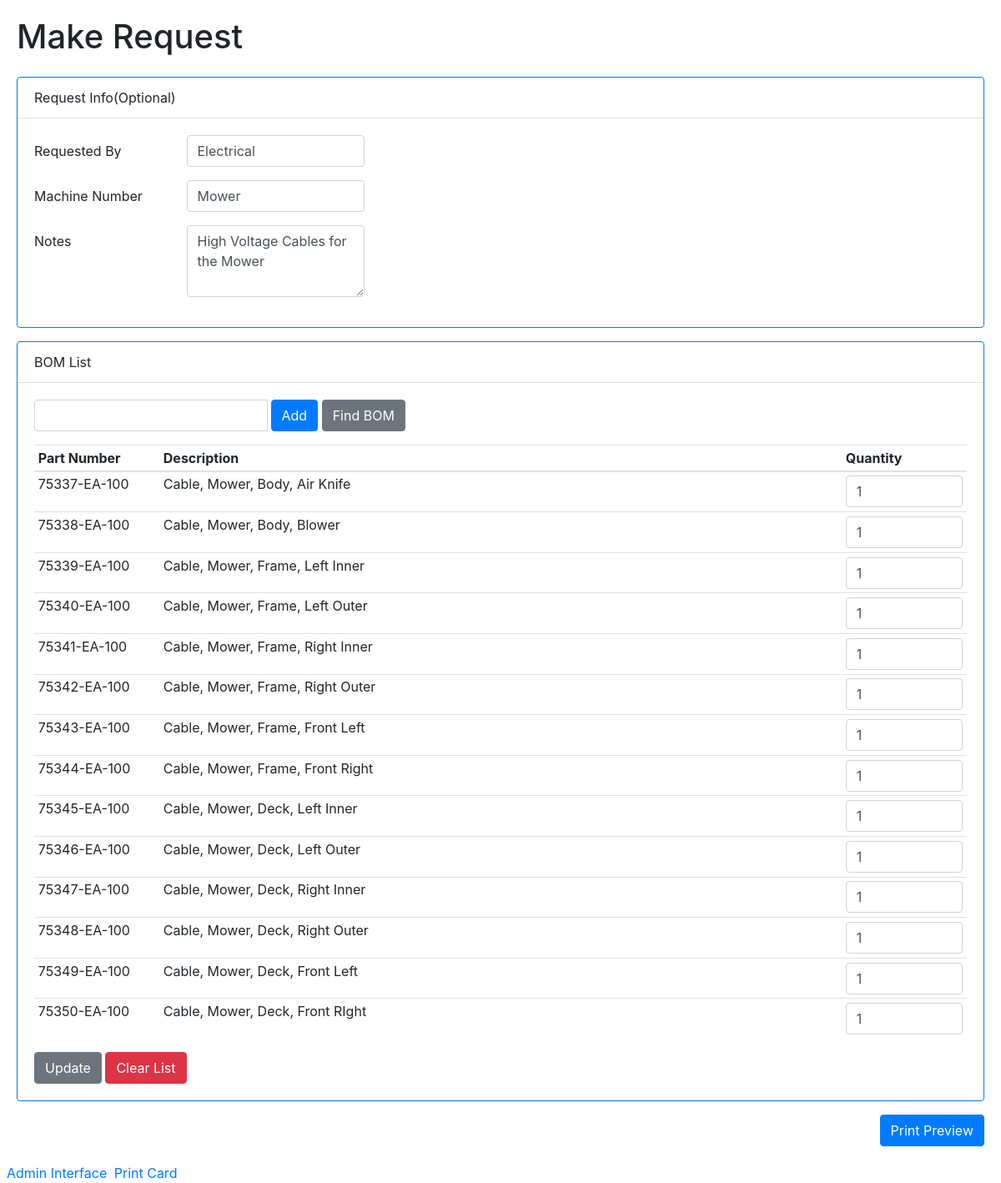
Screenshot of /editrequest/304 with the database file from the repository.
### kanbanbomsapp/models.py (models this page shows, shortened)
class Request(models.Model):
	requested_by = models.CharField(max_length=25, default="")
	machine_number = models.CharField(max_length=25, default="")
	notes = models.CharField(max_length=200, default="")

class RequestEntry(models.Model):
	request = models.ForeignKey(Request, on_delete=models.CASCADE)
	part = models.ForeignKey(BOM, on_delete=models.CASCADE)
	quantity = models.IntegerField(default=0)

class BOM(models.Model):
	partno = models.CharField(max_length=12)
	description = models.CharField(max_length=200)
	batch_quantity = models.IntegerField(default=0)

### kanbanbomsapp/views.py (the view)
# urls.py: path('editrequest/<int:request_id>', views.edit_request, name='edit_request'),
def edit_request(request, request_id, error="", partno=""):
    try:
        request_object = Request.objects.get(pk=request_id)
    except Request.DoesNotExist:
        raise Http404("Request does not exist")
    request_entry_objects = request_object.requestentry_set.order_by('part__partno').all()
    template = loader.get_template('kanbanbomsapp/edit_request.html')
    context = {
        'partno' : partno,
        'partno_validation_error' : error,
        'request' : request_object,
        'request_entries' : request_entry_objects
    }
    return HttpResponse(template.render(context, request))

### kanbanbomsapp/templates/kanbanbomsapp/edit_request.html (shortened to what this page needs)
{% extends 'kanbanbomsapp/base.html' %}
{% block content %}
<div class="wrapper">
<div class="content-wrapper ">
<div class="mb-4"><h1 >Make Request</h1></div>
<div class="card border-primary  mb-3" style="">
  <div class="card-header bg-transparent">Request Info(Optional)</div>
  <div class="card-body ">
<form id="update_info_form" action="" class="form mb-0" style="max-width: 700px" method="post">
  <div class="form-group row" >
    <label for="partno1" class=" col-sm-3 col-form-label">Requested By</label>
    <div class="col-sm-4">
      <input id="requestedby_tb" type="text" class="form-control" name="partno1" placeholder="Enter Your Name" value="{{ request.requested_by }}">
    </div>
  </div>
  <div class="form-group row" >
    <label for="partno1" class=" col-sm-3 col-form-label">Machine Number</label>
    <div class="col-sm-4">
      <input id="machine_tb" type="text" class="form-control" name="partno1" placeholder="#M10, #R12, #123, etc..." value="{{ request.machine_number }}">
    </div>
  </div>
  <div class="form-group row" >
    <label for="partno1" class=" col-sm-3 col-form-label">Notes</label>
    <div class="col-sm-4">
    	<textarea class="form-control" id="notes_tb" rows="3" value="{{ request.notes }}">{{ request.notes }}</textarea>
    </div>
  </div>
</form>
</div>
</div>
<div class="card border-primary mb-3" style="">
  <div class="card-header bg-transparent">BOM List</div>
  <div class="card-body ">
<form id="main_form" class="form" action="{% url 'edit_request_add' request.id %}" method="post">
	<div class="input-group">
		<input id="partno_field" autofocus="True" autocomplete="off" type="text" class=" basicAutoComplete form-control col-sm-3  {% if partno_validation_error %} is-invalid {% endif %}" name="partno" value="{{ partno }}">
		<span class="input-group-btn ml-1">
			<input class="btn btn-primary" type="submit" value="Add" >
			<input id="myBtn" class="btn btn-secondary" type="submit" value="Find BOM">
		</span>
	</div>
</form>
{% if request_entries %}
<table  class="table text-nowrap table-sm">
	<thead>
	<tr>
		<th>Part Number</th>
		<th>Description</th>
		<th>Quantity</th>
	</tr>
	</thead>
	<tbody>
    {% for request_entry in request_entries %}
    	<tr>
    	<td >{{ request_entry.part.partno }}</td>
    	<td class="text"><span >{{ request_entry.part.description }}</span></td>
    	<td ><input class="form-control " type="number" name="{{request_entry.part.partno}}" value="{{ request_entry.quantity }}" form="update_form"></td>
    	</tr>
    {% endfor %}
    </tbody>
</table>
<input type="submit" value="Update" form="update_form" class="btn btn-secondary">
<input type="submit" value="Clear List" form="clear_form" class="btn btn-danger">
{% else %}
    <p>Scan kanban card or enter part numbers manually</p>
{% endif %}
  </div>
</div>
<input  type="submit" value="Print Preview" form="print_form" class="btn btn-primary  float-right">
</div>
<footer class="ml-2 ">
	<a class="" href="{% url 'admin:index' %}">Admin Interface</a> <a class="ml-1" href="{% url 'make_card' %}">Print Card</a>
</footer>
</div>
{% endblock %}

### kanbanbomsapp/static/css/style.css (style rules this page uses)
.table { width: 100%; table-layout: fixed; }
.table thead th:nth-child(1) { width: 150px; }
.table thead th:nth-child(2) { width: auto; }
.table thead th:nth-child(3) { width: 150px; }
.table td.text span { white-space: nowrap; overflow: hidden; text-overflow: ellipsis; display: inline-block; width: auto; max-width: 100%; }
.content-wrapper { padding: 10px; margin: 10px; }
.wrapper { height: 100%; min-height: 100%; display: grid; grid-template-rows: 1fr auto; }

### rows the page displays
Request: partno1 "Electrical", partno1 "Mower", notes "High Voltage Cables for the Mower"
RequestEntry: part.partno "75337-EA-100", part.description "Cable, Mower, Body, Air Knife", quantity "1"
RequestEntry: part.partno "75338-EA-100", part.description "Cable, Mower, Body, Blower", quantity "1"
RequestEntry: part.partno "75339-EA-100", part.description "Cable, Mower, Frame, Left Inner", quantity "1"
RequestEntry: part.partno "75340-EA-100", part.description "Cable, Mower, Frame, Left Outer", quantity "1"
RequestEntry: part.partno "75341-EA-100", part.description "Cable, Mower, Frame, Right Inner", quantity "1"
RequestEntry: part.partno "75342-EA-100", part.description "Cable, Mower, Frame, Right Outer", quantity "1"
RequestEntry: part.partno "75343-EA-100", part.description "Cable, Mower, Frame, Front Left", quantity "1"
RequestEntry: part.partno "75344-EA-100", part.description "Cable, Mower, Frame, Front Right", quantity "1"
RequestEntry: part.partno "75345-EA-100", part.description "Cable, Mower, Deck, Left Inner", quantity "1"
RequestEntry: part.partno "75346-EA-100", part.description "Cable, Mower, Deck, Left Outer", quantity "1"
RequestEntry: part.partno "75347-EA-100", part.description "Cable, Mower, Deck, Right Inner", quantity "1"
RequestEntry: part.partno "75348-EA-100", part.description "Cable, Mower, Deck, Right Outer", quantity "1"
RequestEntry: part.partno "75349-EA-100", part.description "Cable, Mower, Deck, Front Left", quantity "1"
RequestEntry: part.partno "75350-EA-100", part.description "Cable, Mower, Deck, Front RIght", quantity "1"
